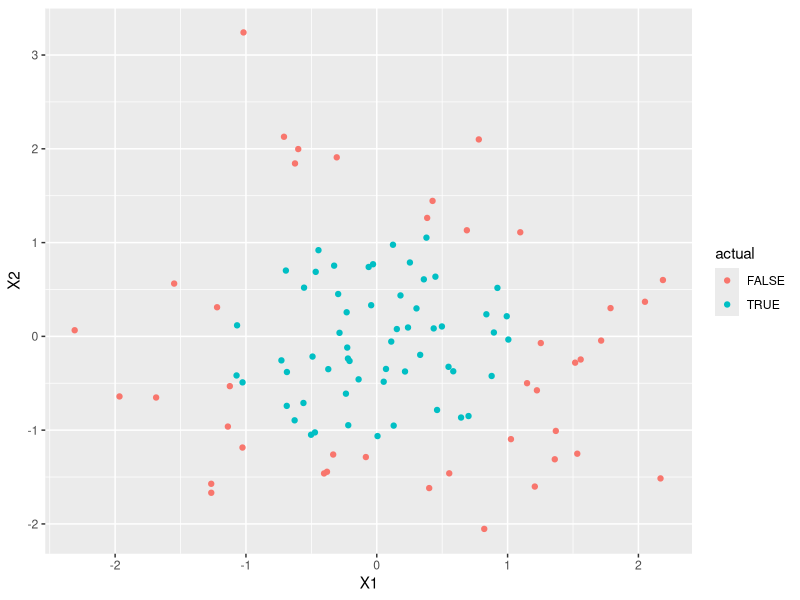
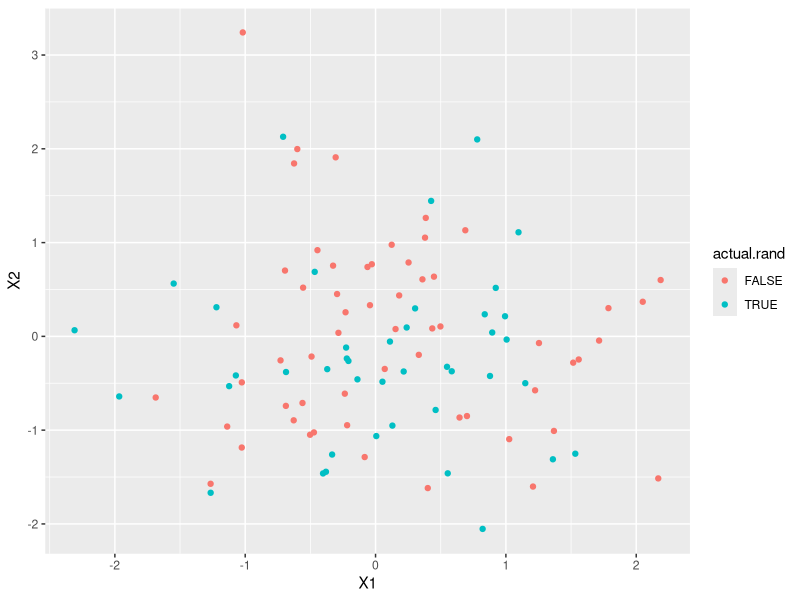

Reproduce these figures in R, in order.
## ---- chunk 1
library(tidyverse)
library(rpart)
## ---- chunk 2
set.seed(123)
toy = tibble( X1 = rnorm(100), X2 = rnorm(100) ) %>% 
  mutate( actual = factor( X1^2 + X2^2 < 1.4 ) )
ggplot( toy, aes(x = X1, y = X2, col = actual )) + geom_point()
## ---- chunk 3
library(rpart)
rpart_out = rpart( actual ~ X1 + X2, data = toy, method = "class" )
## ---- chunk 4
set.seed(1234)
toy = toy %>% 
  mutate( actual.rand = factor( sample( c(T,F), size = 100, replace = T ) ) )
ggplot(toy, aes(x = X1, y = X2, col = actual.rand) ) + geom_point()
